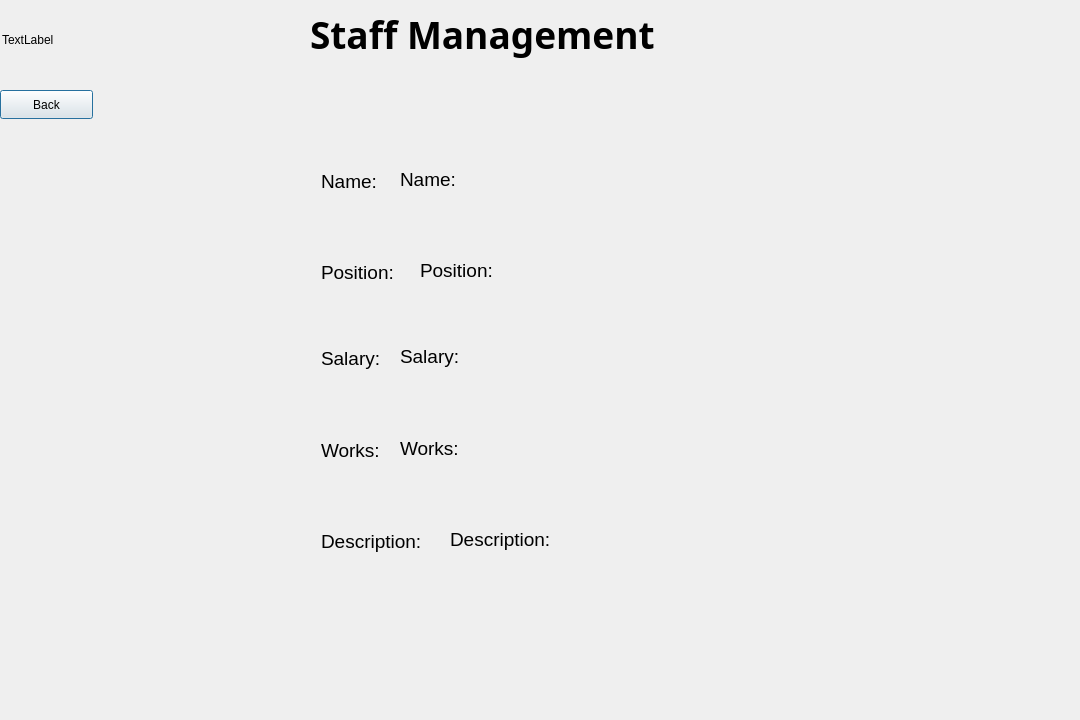
<?xml version="1.0" encoding="UTF-8"?>
<ui version="4.0">
 <class>Staffmanage</class>
 <widget class="QDialog" name="Staffmanage">
  <property name="geometry">
   <rect>
    <x>0</x>
    <y>0</y>
    <width>1080</width>
    <height>720</height>
   </rect>
  </property>
  <property name="windowTitle">
   <string>Dialog</string>
  </property>
  <widget class="QLabel" name="label">
   <property name="geometry">
    <rect>
     <x>2</x>
     <y>-1</y>
     <width>1071</width>
     <height>81</height>
    </rect>
   </property>
   <property name="styleSheet">
    <string notr="true">background:url(:/Image/OIP.jfif);
border-color: rgb(996, 96, 96);
</string>
   </property>
   <property name="text">
    <string>TextLabel</string>
   </property>
  </widget>
  <widget class="QLabel" name="label_2">
   <property name="geometry">
    <rect>
     <x>310</x>
     <y>-1</y>
     <width>401</width>
     <height>71</height>
    </rect>
   </property>
   <property name="font">
    <font>
     <family>Bahnschrift SemiBold</family>
     <pointsize>28</pointsize>
     <bold>true</bold>
    </font>
   </property>
   <property name="styleSheet">
    <string notr="true"/>
   </property>
   <property name="text">
    <string>Staff Management</string>
   </property>
  </widget>
  <widget class="QFrame" name="horizontalFrame">
   <property name="geometry">
    <rect>
     <x>30</x>
     <y>160</y>
     <width>261</width>
     <height>241</height>
    </rect>
   </property>
   <layout class="QHBoxLayout" name="horizontalLayout"/>
  </widget>
  <widget class="QLabel" name="label_3">
   <property name="geometry">
    <rect>
     <x>321</x>
     <y>161</y>
     <width>91</width>
     <height>41</height>
    </rect>
   </property>
   <property name="font">
    <font>
     <pointsize>14</pointsize>
    </font>
   </property>
   <property name="text">
    <string>Name:</string>
   </property>
  </widget>
  <widget class="QLabel" name="label_4">
   <property name="geometry">
    <rect>
     <x>321</x>
     <y>252</y>
     <width>91</width>
     <height>41</height>
    </rect>
   </property>
   <property name="font">
    <font>
     <pointsize>14</pointsize>
    </font>
   </property>
   <property name="text">
    <string>Position:</string>
   </property>
  </widget>
  <widget class="QLabel" name="label_5">
   <property name="geometry">
    <rect>
     <x>321</x>
     <y>343</y>
     <width>71</width>
     <height>31</height>
    </rect>
   </property>
   <property name="font">
    <font>
     <pointsize>14</pointsize>
    </font>
   </property>
   <property name="text">
    <string>Salary:</string>
   </property>
  </widget>
  <widget class="QLabel" name="label_6">
   <property name="geometry">
    <rect>
     <x>321</x>
     <y>435</y>
     <width>81</width>
     <height>31</height>
    </rect>
   </property>
   <property name="font">
    <font>
     <pointsize>14</pointsize>
    </font>
   </property>
   <property name="text">
    <string>Works:</string>
   </property>
  </widget>
  <widget class="QLabel" name="label_7">
   <property name="geometry">
    <rect>
     <x>321</x>
     <y>526</y>
     <width>131</width>
     <height>31</height>
    </rect>
   </property>
   <property name="font">
    <font>
     <pointsize>14</pointsize>
    </font>
   </property>
   <property name="text">
    <string>Description:</string>
   </property>
  </widget>
  <widget class="QLabel" name="label_8">
   <property name="geometry">
    <rect>
     <x>450</x>
     <y>524</y>
     <width>131</width>
     <height>31</height>
    </rect>
   </property>
   <property name="font">
    <font>
     <pointsize>14</pointsize>
    </font>
   </property>
   <property name="text">
    <string>Description:</string>
   </property>
  </widget>
  <widget class="QLabel" name="label_9">
   <property name="geometry">
    <rect>
     <x>400</x>
     <y>159</y>
     <width>91</width>
     <height>41</height>
    </rect>
   </property>
   <property name="font">
    <font>
     <pointsize>14</pointsize>
    </font>
   </property>
   <property name="text">
    <string>Name:</string>
   </property>
  </widget>
  <widget class="QLabel" name="label_10">
   <property name="geometry">
    <rect>
     <x>400</x>
     <y>341</y>
     <width>71</width>
     <height>31</height>
    </rect>
   </property>
   <property name="font">
    <font>
     <pointsize>14</pointsize>
    </font>
   </property>
   <property name="text">
    <string>Salary:</string>
   </property>
  </widget>
  <widget class="QLabel" name="label_11">
   <property name="geometry">
    <rect>
     <x>400</x>
     <y>433</y>
     <width>81</width>
     <height>31</height>
    </rect>
   </property>
   <property name="font">
    <font>
     <pointsize>14</pointsize>
    </font>
   </property>
   <property name="text">
    <string>Works:</string>
   </property>
  </widget>
  <widget class="QLabel" name="label_12">
   <property name="geometry">
    <rect>
     <x>420</x>
     <y>250</y>
     <width>91</width>
     <height>41</height>
    </rect>
   </property>
   <property name="font">
    <font>
     <pointsize>14</pointsize>
    </font>
   </property>
   <property name="text">
    <string>Position:</string>
   </property>
  </widget>
  <widget class="QPushButton" name="pushButton">
   <property name="geometry">
    <rect>
     <x>0</x>
     <y>90</y>
     <width>93</width>
     <height>29</height>
    </rect>
   </property>
   <property name="text">
    <string>Back</string>
   </property>
  </widget>
 </widget>
 <resources/>
 <connections/>
</ui>
